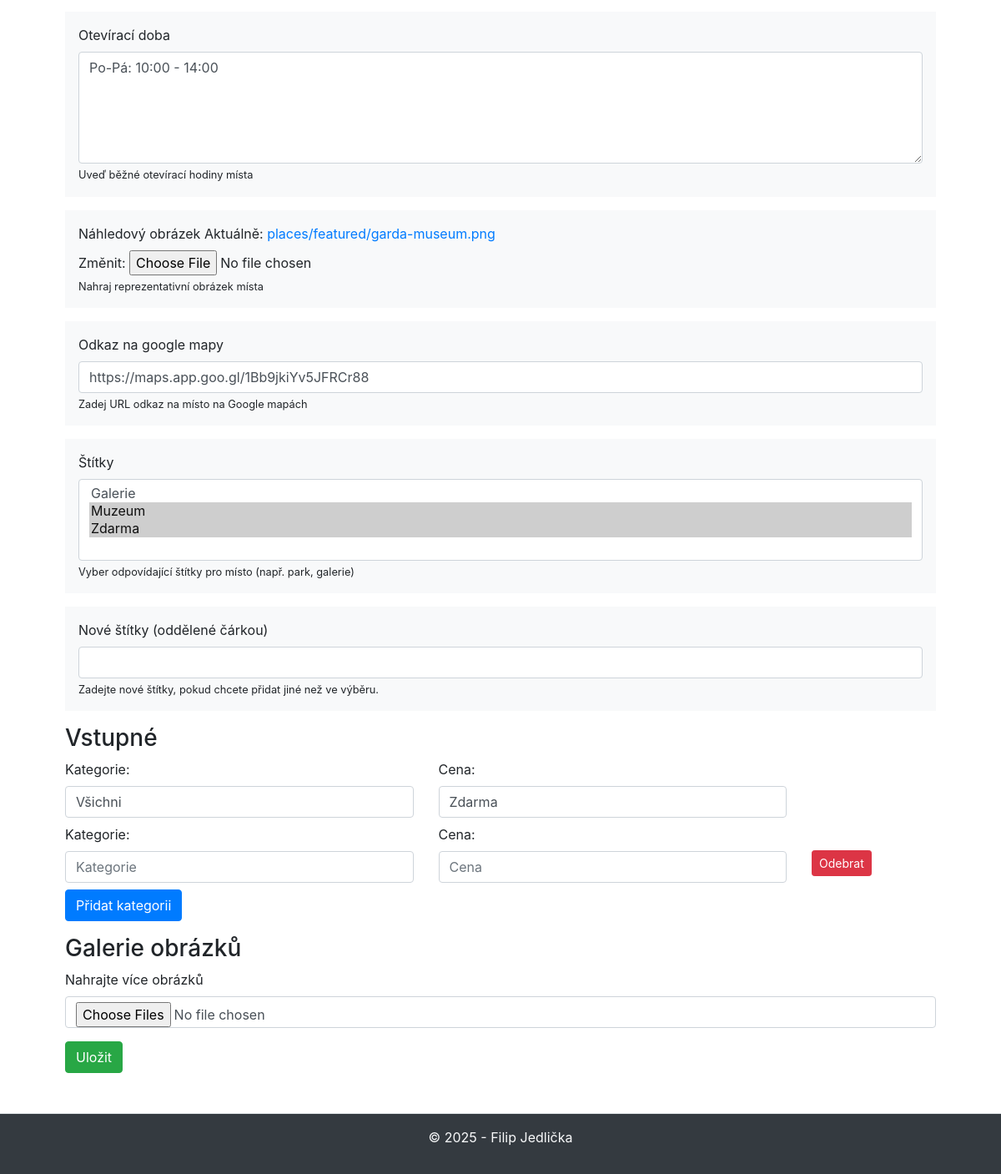
Page /place/edit/garda-muzeum/ (lower part) on the earlier database version.
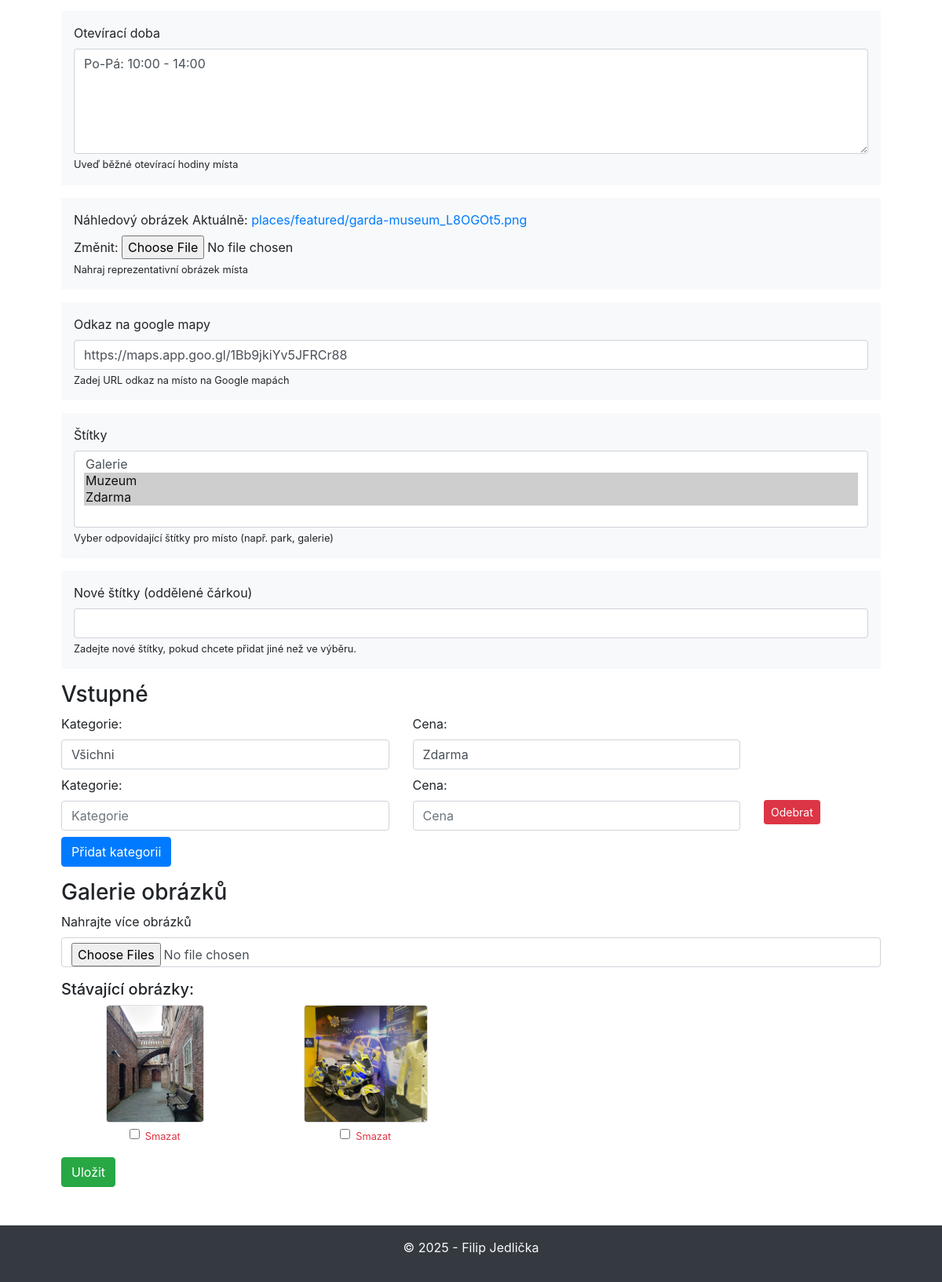
Same page on the later database version.
### library/models.py (models this page shows, shortened)
class Place(models.Model):
    name = models.CharField(
        max_length=200,
        verbose_name="Název místa",
        help_text="Zadejte název zajímavého místa (např. St. Stephen's Green)",
        unique=True
    )
    slug = models.SlugField(
        max_length=200,
        verbose_name="Slug",
        help_text="Jedná se o URL verzi názvu místa. Ponechte prázdné pro automatické vygenerování.",
        unique = True,
        blank = True,
    )
    description = models.TextField(
        verbose_name="Popis",
        help_text="Krátký popis místa a proč stojí za návštěvu",
        null=True,
        blank=True
    )
    featured_image = models.ImageField(
        upload_to='places/featured/',
        verbose_name="Hlavní obrázek",
        help_text="Nahraj reprezentativní obrázek místa"
    )
    google_maps_url = models.URLField(
        verbose_name="Odkaz na Google Mapy",
        help_text="Zadej URL odkaz na místo na Google mapách",
        max_length=500,
        blank=True,
        null=True,
    )
    tags = models.ManyToManyField(
        'Tag',
        verbose_name="Štítky",
        help_text="Vyber odpovídající štítky pro místo (např. park, galerie)",
        blank = True
    )
    opening_hours = models.TextField(
        verbose_name="Otevírací doba",
        help_text="Uveď běžné otevírací hodiny místa",
        blank=True,
        null=True
    )
    class Meta:
        ordering = ('name',)
        verbose_name = 'Místo'
        verbose_name_plural = 'Místa'

class PlaceImage(models.Model):
    place = models.ForeignKey(
        Place,
        on_delete=models.CASCADE,
        related_name='gallery',
    )
    image = models.ImageField(
        upload_to='places/gallery/',
    )
    class Meta:
        verbose_name = 'Obrázek místa'
        verbose_name_plural = 'Galerie míst'

### library/views.py (the view)
# urls.py: path('place/edit/<slug:slug>/', views.place_edit, name='place_edit'),
def place_edit(request, slug):
    place = get_object_or_404(Place, slug=slug)
    if request.method == 'POST':
        form = PlaceForm(request.POST, request.FILES, instance=place)
        formset = EntryFeeFormSet(request.POST, instance=place, prefix='entry_fees')
        files = request.FILES.getlist('gallery_images')
        images_to_delete = request.POST.getlist('delete_image_ids')  # ID obrázků ke smazání
        if form.is_valid() and formset.is_valid():
            place = form.save()
            new_tags = form.cleaned_data.get('new_tags')
            if new_tags:
                tag_names = [name.strip() for name in new_tags.split(',') if name.strip()]
                for name in tag_names:
                    tag, created = Tag.objects.get_or_create(name=name)
                    place.tags.add(tag)
            formset.save()
            for f in files:
                PlaceImage.objects.create(place=place, image=f)
            for img_id in images_to_delete:
                try:
                    img = PlaceImage.objects.get(id=img_id, place=place)
                    img.delete()
                except PlaceImage.DoesNotExist:
                    pass
            return redirect('place_detail', slug=place.slug)
    else:
        form = PlaceForm(instance=place)
        formset = EntryFeeFormSet(instance=place)
    existing_images = place.gallery.all()
    return render(request, 'place_form.html', {
        'form': form,
        'formset': formset,
        'existing_images': existing_images,
        'page_title': 'Úprava místa',
    })

### library/forms.py
class PlaceForm(forms.ModelForm):
    new_tags = forms.CharField(
        required=False,
        label="Nové štítky (oddělené čárkou)",
        widget=forms.TextInput(attrs={'class': 'form-control'}),
        help_text="Zadejte nové štítky, pokud chcete přidat jiné než ve výběru."
    )
    class Meta:
        model = Place
        fields = ['name', 'description', 'opening_hours', 'featured_image', 'google_maps_url', 'tags']
        labels = {
            'name': 'Název místa',
            'description': 'Popis místa',
            'opening_hours': 'Otevírací doba',
            'featured_image': 'Náhledový obrázek',
            'google_maps_url': 'Odkaz na google mapy',
            'tags': 'Štítky'
        }
        widgets = {
            'name': forms.TextInput(attrs={'class': 'form-control'}),
            'description': forms.Textarea(attrs={'rows': 5, 'class': 'form-control'}),
            'opening_hours': forms.Textarea(attrs={'rows': 5, 'class': 'form-control'}),
            'google_maps_url': forms.URLInput(attrs={'class': 'form-control'}),
            'tags': forms.SelectMultiple(attrs={'class': 'form-control'}),
        }

### library/models.py (called while the page is built)
    def __str__(self):
        return self.name

### library/templates/place_form.html (shortened to what this page needs)
{% extends "base.html" %}
{% block content %}
<form method="post" enctype="multipart/form-data">
      {% for field in form %}
        <div class="mb-3 bg-light p-3">
          <label for="{{ field.id_for_label }}" class="form-label">{{ field.label }}</label>
          {{ field }}
          {% if field.help_text %}
            <div class="form-text small">{{ field.help_text }}</div>
          {% endif %}
        </div>
      {% endfor %}
  <h3 class="mt-3">Vstupné</h3>
  <div id="formset-container">
    {% for fee_form in formset %}
  <div class="row align-items-center mb-2">
    <div class="col-md-5">
      {{ fee_form.category.label_tag }}
      {{ fee_form.category }}
    </div>
    <div class="col-md-5">
      {{ fee_form.price.label_tag }}
      {{ fee_form.price }}
    </div>
    <div class="col-md-2">
      {% if not forloop.first %}
        <button type="button" class="btn btn-danger btn-sm remove-entry-fee mt-4">Odebrat</button>
      {% endif %}
    </div>
  </div>
{% endfor %}
  </div>
  <button type="button" class="btn btn-primary mb-3" id="add-entry-fee">Přidat kategorii</button>
    <h3>Galerie obrázků</h3>
<div class="mb-3">
  <label for="id_gallery_images" class="form-label">Nahrajte více obrázků</label>
  <input class="form-control" type="file" id="id_gallery_images" name="gallery_images" multiple>
</div>
{% if existing_images %}
  <h5>Stávající obrázky:</h5>
  <div class="row g-2 mb-3">
    {% for image in existing_images %}
      <div class="col-md-3 text-center">
        <img src="{{ image.image.url }}" alt="Obrázek" class="img-fluid rounded border" style="max-height: 150px;">
        <div class="form-check mt-1">
          <input class="form-check-input" type="checkbox" name="delete_image_ids" value="{{ image.id }}" id="delete_image_{{ image.id }}">
          <label class="form-check-label small text-danger" for="delete_image_{{ image.id }}">
            Smazat
          </label>
        </div>
      </div>
    {% endfor %}
  </div>
{% endif %}
  <button type="submit" class="btn btn-success">Uložit</button>
</form>
{% endblock %}

Differences in the rows shown:
added PlaceImage: image (picture)
added PlaceImage: image (picture)
Other differences:
text no longer shown: "Aktuálně: places/featured/garda-museum.png Změnit:"
text now shown: "Aktuálně: places/featured/garda-museum_L8OGOt5.png Změnit: Stávající obrázky:"
